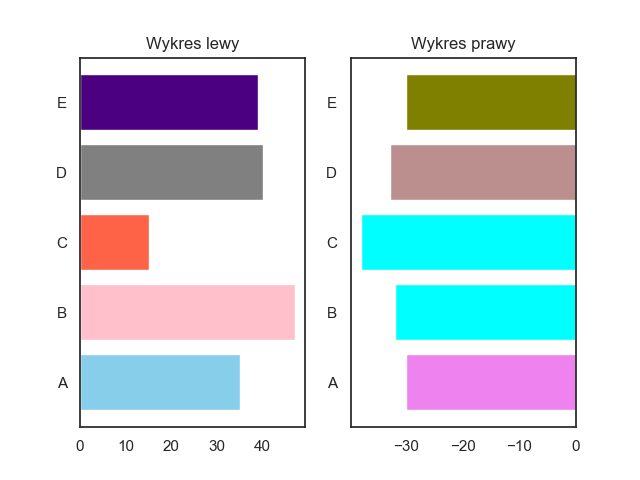

Source code (Python):
import matplotlib.pyplot as plt
import numpy as np
import seaborn as sns

sns.set()
sns.set_style('white')

etykiety = ['A', 'B', 'C', 'D', 'E']
wL = np.array([35, 47, 15, 40, 39])
wP = np.array([-30, -32, -38, -33, -30])

kolL = ['skyblue', 'pink', 'tomato', 'grey', 'indigo']
kolP = ['violet', 'cyan', 'aqua', 'rosybrown', 'olive']

plt.subplot(1, 2, 1)
plt.barh(etykiety, wL, color = kolL)
plt.title('Wykres lewy')
plt.xticks(np.arange(0, 41, step = 10))

plt.subplot(1, 2, 2)
plt.barh(etykiety, wP, color = kolP)
plt.title('Wykres prawy')
plt.xticks(np.arange(0, -31, step = -10))

plt.savefig('zad1.png')
